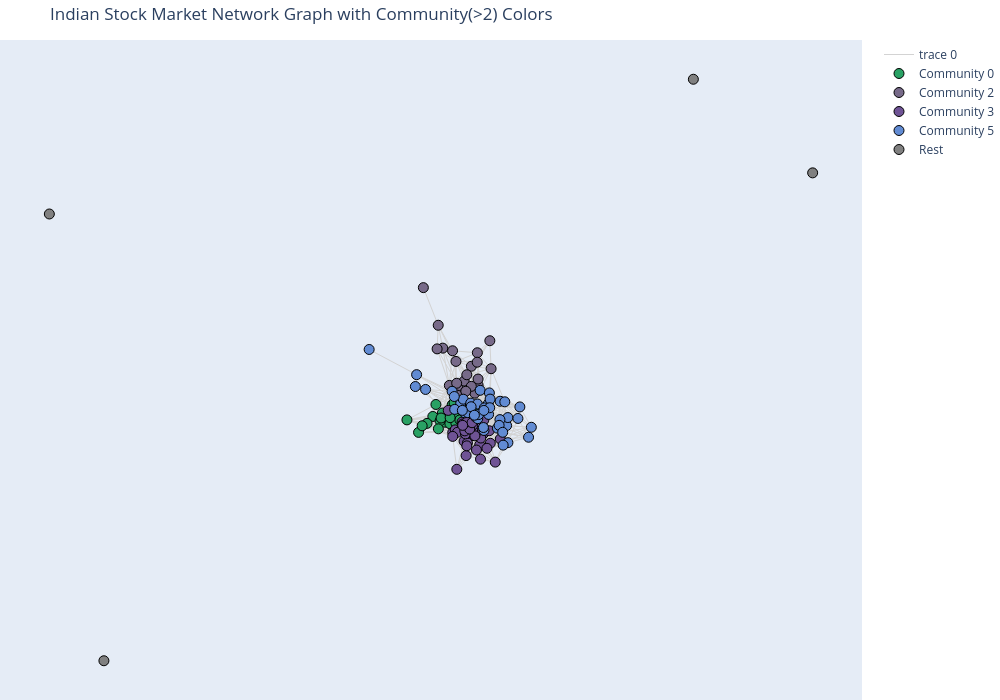

Notebook source saved alongside this figure:
### Code cell
# Apply Louvain community detection
partition = community.best_partition(G)

# Count nodes in each community
community_sizes = {}
for node, comm in partition.items():
    community_sizes[comm] = community_sizes.get(comm, 0) + 1

# Filter communities with more than 3 nodes
filtered_communities = {comm for comm, size in community_sizes.items() if size > 2}

# Assign colors: Unique for filtered communities, gray for others
unique_communities = set(partition.values())
colors = {
    comm: f"rgb({np.random.randint(0,255)}, {np.random.randint(0,255)}, {np.random.randint(0,255)})"
    if comm in filtered_communities else "gray"
    for comm in unique_communities
}

# Node positions
pos = nx.spring_layout(G)

# Create edges
edge_x, edge_y = [], []
for edge in G.edges():
    x0, y0 = pos[edge[0]]
    x1, y1 = pos[edge[1]]
    edge_x.extend([x0, x1, None])
    edge_y.extend([y0, y1, None])

edge_trace = go.Scatter(
    x=edge_x, y=edge_y,
    line=dict(width=1, color="lightgray"),
    hoverinfo="none",
    mode="lines"
)

# Create separate traces for filtered and random communities
node_traces = []
random_x, random_y, random_text = [], [], []  # To store nodes in small communities

for comm in unique_communities:
    node_x, node_y, node_text = [], [], []
    for node in G.nodes():
        if partition[node] == comm:
            x, y = pos[node]
            if comm in filtered_communities:
                node_x.append(x)
                node_y.append(y)
                node_text.append(f"Node {node} - Community {comm}")
            else:
                random_x.append(x)
                random_y.append(y)
                random_text.append(f"Node {node} - Rest")

    # Plot only filtered communities separately
    if comm in filtered_communities:
        node_trace = go.Scatter(
            x=node_x, y=node_y,
            mode="markers",
            marker=dict(size=10, color=colors[comm], line=dict(width=1, color="black")),
            text=node_text,
            hoverinfo="text",
            name=f"Community {comm}"  # Each filtered community has a separate legend entry
        )
        node_traces.append(node_trace)

# Add a single trace for all "Random" nodes
if random_x:
    random_trace = go.Scatter(
        x=random_x, y=random_y,
        mode="markers",
        marker=dict(size=10, color="gray", line=dict(width=1, color="black")),
        text=random_text,
        hoverinfo="text",
        name="Rest"  # All small communities are grouped in one legend entry
    )
    node_traces.append(random_trace)

# Create the final figure
fig = go.Figure()
fig.add_trace(edge_trace)  # Add edges
for trace in node_traces:
    fig.add_trace(trace)  # Add nodes

fig.update_layout(
    title="Indian Stock Market Network Graph with Community(>2) Colors",
    showlegend=True,
    hovermode="closest",
    width=1000,
    height=700,
    margin=dict(b=0, l=0, r=0, t=40),
    xaxis=dict(showgrid=False, zeroline=False, showticklabels=False),
    yaxis=dict(showgrid=False, zeroline=False, showticklabels=False),
)

fig.show()

### Figure 1 — Plotly figure (JSON) as saved in the notebook; plotly's stock layout.template omitted (floating-point values rounded to 4 significant figures; data arrays with more than 128 entries replaced by an {"elided": "..."} marker saying what was removed)
{"data": [{"hoverinfo": "none", "line": {"color": "lightgray", "width": 1}, "mode": "lines", "type": "scatter", "x": {"elided": "7584 float values"}, "y": {"elided": "7584 float values"}}, {"hoverinfo": "text", "marker": {"color": "rgb(41, 161, 100)", "line": {"color": "black", "width": 1}, "size": 10}, "mode": "markers", "name": "Community 0", "text": ["Node AARTIIND.NS - Community 0", "Node AMBUJACEM.NS - Community 0", "Node BAJFINANCE.NS - Community 0", "Node BIOCON.NS - Community 0", "Node JINDALSTEL.NS - Community 0", "Node M&MFIN.NS - Community 0", "Node MARUTI.NS - Community 0", "Node NAVINFLUOR.NS - Community 0", "Node SUNTV.NS - Community 0", "Node TATACONSUM.NS - Community 0", "Node UPL.NS - Community 0", "Node DIVISLAB.NS - Community 0", "Node CHAMBLFERT.NS - Community 0", "Node CHOLAFIN.NS - Community 0", "Node COROMANDEL.NS - Community 0", "Node CUMMINSIND.NS - Community 0", "Node IGL.NS - Community 0", "Node KOTAKBANK.NS - Community 0", "Node MOTHERSON.NS - Community 0", "Node MRF.NS - Community 0", "Node RAMCOCEM.NS - Community 0", "Node SAIL.NS - Community 0", "Node POONAWALLA.NS - Community 0", "Node SIEMENS.NS - Community 0", "Node SRF.NS - Community 0", "Node TATACHEM.NS - Community 0", "Node TATACOMM.NS - Community 0", "Node TVSMOTOR.NS - Community 0", "Node ULTRACEMCO.NS - Community 0", "Node ZYDUSLIFE.NS - Community 0"], "type": "scatter", "x": [-0.06947, -0.04776, -0.03311, -0.02102, 0.003631, -0.07652, -0.109, -0.1354, 0.004073, -0.02344, -0.05483, -0.06007, -0.01094, 0.0002064, -0.02497, -0.08974, -0.05777, -0.03773, -0.02516, -0.008599, -0.03679, -0.001365, -0.024, -0.03253, 0.01473, -0.015, -0.02813, -0.1008, -0.03721, -0.0639], "y": [0.01342, -0.0407, -0.01717, -0.05136, 0.00249, -0.02297, -0.07124, -0.03335, -0.02869, -0.03874, -0.01259, -0.03633, 0.001974, -0.004693, -0.02478, -0.04392, -0.02766, -0.04491, -0.01068, -0.02714, -0.00691, -0.02511, -0.04365, 0.01245, -0.002084, -0.03337, 0.0189, -0.05125, -0.0266, -0.06046]}, {"hoverinfo": "text", "marker": {"color": "rgb(119, 106, 137)", "line": {"color": "black", "width": 1}, "size": 10}, "mode": "markers", "name": "Community 2", "text": ["Node ABBOTINDIA.NS - Community 2", "Node ASHOKLEY.NS - Community 2", "Node ASTRAL.NS - Community 2", "Node ATUL.NS - Community 2", "Node BHARATFORG.NS - Community 2", "Node COFORGE.NS - Community 2", "Node SHREECEM.NS - Community 2", "Node TORNTPOWER.NS - Community 2", "Node ESCORTS.NS - Community 2", "Node JKCEMENT.NS - Community 2", "Node EICHERMOT.NS - Community 2", "Node HAVELLS.NS - Community 2", "Node HDFCBANK.NS - Community 2", "Node INDHOTEL.NS - Community 2", "Node IPCALAB.NS - Community 2", "Node MPHASIS.NS - Community 2", "Node NAUKRI.NS - Community 2", "Node OFSS.NS - Community 2", "Node TATAELXSI.NS - Community 2", "Node SHRIRAMFIN.NS - Community 2", "Node SUPREMEIND.NS - Community 2", "Node TRENT.NS - Community 2"], "type": "scatter", "x": [-0.09806, 0.01114, -0.03169, -0.03896, 0.05308, 0.02641, -0.02001, 0.0189, 0.05594, -0.005308, -0.02079, 0.02634, -0.0223, -0.06425, 0.0007384, -0.02393, 0.01102, 0.02473, -0.001528, 0.02437, -0.05391, -0.06678], "y": [0.3679, 0.1294, 0.1763, 0.07124, 0.2068, 0.07173, 0.06876, 0.04772, 0.1219, 0.08446, 0.04159, 0.09053, 0.0778, 0.2537, 0.1036, 0.144, 0.06837, 0.1703, 0.0536, 0.1417, 0.1843, 0.1821]}, {"hoverinfo": "text", "marker": {"color": "rgb(111, 83, 149)", "line": {"color": "black", "width": 1}, "size": 10}, "mode": "markers", "name": "Community 3", "text": ["Node ACC.NS - Community 3", "Node APOLLOTYRE.NS - Community 3", "Node ASIANPAINT.NS - Community 3", "Node AUROPHARMA.NS - Community 3", "Node AXISBANK.NS - Community 3", "Node BAJAJ-AUTO.NS - Community 3", "Node BALKRISIND.NS - Community 3", "Node BANKBARODA.NS - Community 3", "Node BEL.NS - Community 3", "Node BHEL.NS - Community 3", "Node BPCL.NS - Community 3", "Node BRITANNIA.NS - Community 3", "Node CANBK.NS - Community 3", "Node INDIANB.NS - Community 3", "Node CONCOR.NS - Community 3", "Node DRREDDY.NS - Community 3", "Node CIPLA.NS - Community 3", "Node GLENMARK.NS - Community 3", "Node GRASIM.NS - Community 3", "Node CUB.NS - Community 3", "Node EXIDEIND.NS - Community 3", "Node FEDERALBNK.NS - Community 3", "Node GAIL.NS - Community 3", "Node HEROMOTOCO.NS - Community 3", "Node HFCL.NS - Community 3", "Node HINDALCO.NS - Community 3", "Node HINDPETRO.NS - Community 3", "Node IDEA.NS - Community 3", "Node IOC.NS - Community 3", "Node KEI.NS - Community 3", "Node LT.NS - Community 3", "Node LUPIN.NS - Community 3", "Node MARICO.NS - Community 3", "Node NATIONALUM.NS - Community 3", "Node PAGEIND.NS - Community 3", "Node PNB.NS - Community 3", "Node NTPC.NS - Community 3", "Node ONGC.NS - Community 3", "Node SUNPHARMA.NS - Community 3", "Node RELIANCE.NS - Community 3", "Node SBIN.NS - Community 3", "Node TATAPOWER.NS - Community 3", "Node TATASTEEL.NS - Community 3", "Node TORNTPHARM.NS - Community 3", "Node VEDL.NS - Community 3", "Node VOLTAS.NS - Community 3", "Node PHOENIXLTD.NS - Community 3"], "type": "scatter", "x": [-0.03129, 0.007554, 0.06545, 0.02974, 0.02448, -0.02198, -0.02571, -0.005464, 0.03864, -0.00907, -0.000383, 0.03015, 0.01325, 0.03185, -0.04153, 0.05412, 0.07686, 0.05165, -0.01004, 0.02703, 0.03002, 0.004764, -0.0008326, -0.02046, 0.002107, 0.01327, 0.01223, -0.00215, 0.03304, -0.001786, -0.00384, 0.03257, 0.02101, 0.02398, -0.03134, 0.01384, -0.008894, 0.01394, 0.01914, 0.03945, 0.007354, 0.0006689, 0.001458, 0.04648, 0.01253, -0.008703, 0.02269], "y": [-0.07165, -0.08354, -0.1614, -0.07762, -0.04259, -0.1833, -0.0637, -0.09806, -0.07495, -0.0552, -0.04627, -0.0604, -0.03253, -0.1525, -0.004544, -0.1043, -0.09121, -0.06619, -0.03999, -0.04645, -0.1094, -0.05467, -0.1417, -0.07088, -0.1035, -0.07423, -0.05693, -0.07579, -0.04293, -0.05447, -0.06663, -0.08842, -0.05101, -0.06819, -0.08343, -0.06348, -0.04579, -0.04978, -0.08161, -0.03368, -0.06112, -0.1121, -0.03924, -0.1195, -0.04189, -0.04994, -0.1248]}, {"hoverinfo": "text", "marker": {"color": "rgb(97, 139, 211)", "line": {"color": "black", "width": 1}, "size": 10}, "mode": "markers", "name": "Community 5", "text": ["Node ADANIENT.NS - Community 5", "Node ADANIPORTS.NS - Community 5", "Node APOLLOHOSP.NS - Community 5", "Node BAJAJFINSV.NS - Community 5", "Node BANKINDIA.NS - Community 5", "Node BATAINDIA.NS - Community 5", "Node BHARTIARTL.NS - Community 5", "Node BOSCHLTD.NS - Community 5", "Node BSOFT.NS - Community 5", "Node CANFINHOME.NS - Community 5", "Node HINDUNILVR.NS - Community 5", "Node CESC.NS - Community 5", "Node NESTLEIND.NS - Community 5", "Node SOLARINDS.NS - Community 5", "Node CYIENT.NS - Community 5", "Node INDUSINDBK.NS - Community 5", "Node CGPOWER.NS - Community 5", "Node GRANULES.NS - Community 5", "Node COLPAL.NS - Community 5", "Node DABUR.NS - Community 5", "Node LICHSGFIN.NS - Community 5", "Node DLF.NS - Community 5", "Node GMRAIRPORT.NS - Community 5", "Node GNFC.NS - Community 5", "Node GODREJCP.NS - Community 5", "Node HCLTECH.NS - Community 5", "Node ICICIBANK.NS - Community 5", "Node INFY.NS - Community 5", "Node ITC.NS - Community 5", "Node JSWSTEEL.NS - Community 5", "Node M&M.NS - Community 5", "Node MFSL.NS - Community 5", "Node NCC.NS - Community 5", "Node PETRONET.NS - Community 5", "Node PEL.NS - Community 5", "Node PFC.NS - Community 5", "Node POWERGRID.NS - Community 5", "Node TATAMOTORS.NS - Community 5", "Node TCS.NS - Community 5", "Node TECHM.NS - Community 5", "Node TITAN.NS - Community 5", "Node UNIONBANK.NS - Community 5", "Node WIPRO.NS - Community 5", "Node YESBANK.NS - Community 5"], "type": "scatter", "x": [0.009742, 0.02148, 0.1411, -0.003968, -0.01313, -0.00735, -0.02679, 0.09123, 0.0942, -0.1134, 0.03974, -0.03275, 0.1214, -0.09302, -0.2213, 0.002938, -0.1162, 0.09404, 0.009662, 0.07606, 0.02487, 0.04962, 0.0407, 0.0311, 0.07644, 0.05204, 0.0537, 0.117, -0.02779, 0.02556, 0.07023, 0.05031, 0.01052, 0.02762, 0.05281, 0.08712, 0.07418, 0.01797, 0.08341, 0.1474, 0.03857, -0.009393, 0.08232, 0.03949], "y": [-0.001751, -0.02571, -0.08599, -0.01188, 0.01735, 0.02944, -0.001472, -0.0506, -0.1025, 0.1039, -0.06548, 0.0534, 0.005954, 0.05901, 0.1803, -0.01134, 0.06793, -0.02627, 0.01759, -0.03249, 0.01489, 0.01562, 0.003032, 0.05638, 0.02324, 0.04847, 0.02971, -0.02898, 0.03757, -0.02962, -0.0583, -0.01682, 0.006586, -0.01714, 0.003532, 0.02146, -0.04988, -0.01922, -0.1099, -0.05572, -0.05649, -0.004543, -0.07103, -0.004652]}, {"hoverinfo": "text", "marker": {"color": "gray", "line": {"color": "black", "width": 1}, "size": 10}, "mode": "markers", "name": "Rest", "text": ["Node ABB.NS - Rest", "Node PIDILITIND.NS - Rest", "Node BERGEPAINT.NS - Rest", "Node JSL.NS - Rest"], "type": "scatter", "x": [0.5159, -0.8244, -0.9485, 0.7871], "y": [1, -0.764, 0.5912, 0.716]}], "layout": {"height": 700, "hovermode": "closest", "margin": {"b": 0, "l": 0, "r": 0, "t": 40}, "showlegend": true, "title": {"text": "Indian Stock Market Network Graph with Community(>2) Colors"}, "width": 1000, "xaxis": {"showgrid": false, "showticklabels": false, "zeroline": false}, "yaxis": {"showgrid": false, "showticklabels": false, "zeroline": false}}}
